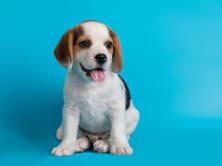
#> input picture Untitled.jpg, 222 x 166 px, found by its file name
$ python 5_essential_functions_of_cv.py
#> lines starting #> are read from the running program, lines starting #| are printed output that depends on the picture; after the words box and inside, x2 and y2 are one past the last pixel; in counts of white or black regions, pixels touching at a corner belong together
import cv2
img = cv2.imread('C:\\Users\\Anushka Tomar\\Desktop\\computer vision\\Untitled.jpg')
#> img is the input picture: shape (166, 222, 3); mean B, G, R 190.9, 165.6, 43.2
cv2.imshow('image', img)

#converting it to gray scale
gray = cv2.cvtColor(img,cv2.COLOR_BGR2GRAY)
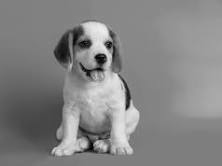
#> gray: shape (166, 222); min 0, max 241, mean 131.9
cv2.imshow('gray',gray)

#blur
blur = cv2.GaussianBlur(img,(5,5),cv2.BORDER_DEFAULT)
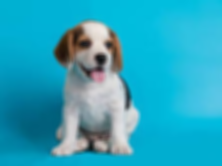
#> blur: shape (166, 222, 3); mean B, G, R 190.9, 165.6, 43.2
cv2.imshow('blur',blur)

#Edge cascade
canny = cv2.Canny(img,125,175)
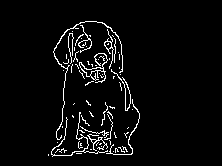
#> canny: shape (166, 222); 4.3% white in thin lines or dots, all inside (x1, y1, x2, y2) = (48, 21, 140, 157)
cv2.imshow('canny',canny)

#dilating the image
dilated = cv2.dilate(canny,(5,5),iterations=3)
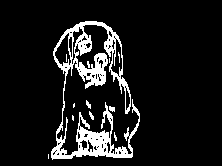
#> dilated: shape (166, 222); 10% white; 12 white regions (8 under 20 px), largest, box (x1, y1, x2, y2) and area: (51, 21, 140, 160) 3526, (109, 106, 115, 112) 27, (86, 100, 91, 109) 25, (89, 111, 94, 120) 24
cv2.imshow('dilated',dilated)

#eroding
eroded = cv2.erode(dilated,(3,3),iterations=1)
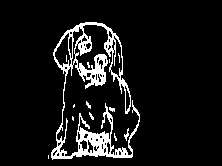
#> eroded: shape (166, 222); 8.6% white; 13 white regions (9 under 20 px), largest, box (x1, y1, x2, y2) and area: (51, 22, 140, 160) 3023, (124, 128, 129, 141) 28, (109, 107, 115, 112) 21, (86, 101, 91, 109) 20
cv2.imshow('eroded',eroded)


# resize the image
resized = cv2.resize(img, (500, 500), interpolation = cv2.INTER_CUBIC)
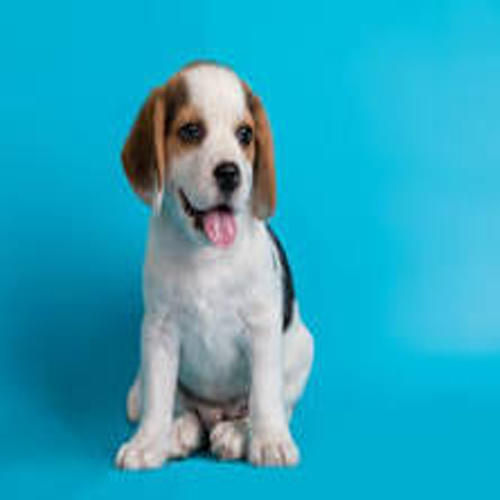
#> resized: shape (500, 500, 3); mean B, G, R 190.9, 165.6, 43.2
cv2.imshow('resized', resized)
cv2.waitKey()
